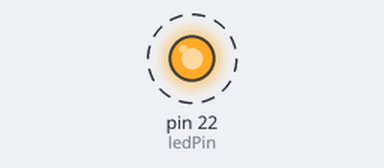
Simulated run of this program. Board: Raspberry Pi (header pin numbers). On the bench: output pins drawn as LEDs (lit = HIGH). Dashed ring = blinking. What the program prints to the terminal is not drawn.

Above: at 0.5 s.
Timing chart, 0 to 4.6 s (numbered marks = the images above):
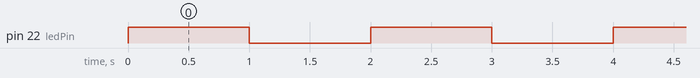

The program:

blinkLed.py
```python
#!/usr/bin/env python
import RPi.GPIO as GPIO # RPi.GPIO can be referred as GPIO from now
import time

ledPin = 22    # pin22

def setup():
        GPIO.setmode(GPIO.BOARD)       # GPIO Numbering of Pins
        GPIO.setup(ledPin, GPIO.OUT)   # Set ledPin as output
        GPIO.output(ledPin, GPIO.LOW)  # Set ledPin to LOW to turn Off the LED

def loop():
        while True:
                print ('LED on')
                GPIO.output(ledPin, GPIO.HIGH)   # LED On
                time.sleep(1.0)                  # wait 1 sec
                print ('LED off')
                GPIO.output(ledPin, GPIO.LOW)   # LED Off
                time.sleep(1.0)                 # wait 1 sec
def endprogram():

        GPIO.output(ledPin, GPIO.LOW)     # LED Off
        GPIO.cleanup()                    # Release resources

if __name__ == '__main__':         # Program starts from here
        setup()
        try:
                loop()
        except KeyboardInterrupt:  # When 'Ctrl+C' is pressed, the destroy() will be  executed.
                endprogram()
```

Measured:
- by itself, pin 22 (ledPin): alternates HIGH for 1.0 s and LOW for 1.0 s
